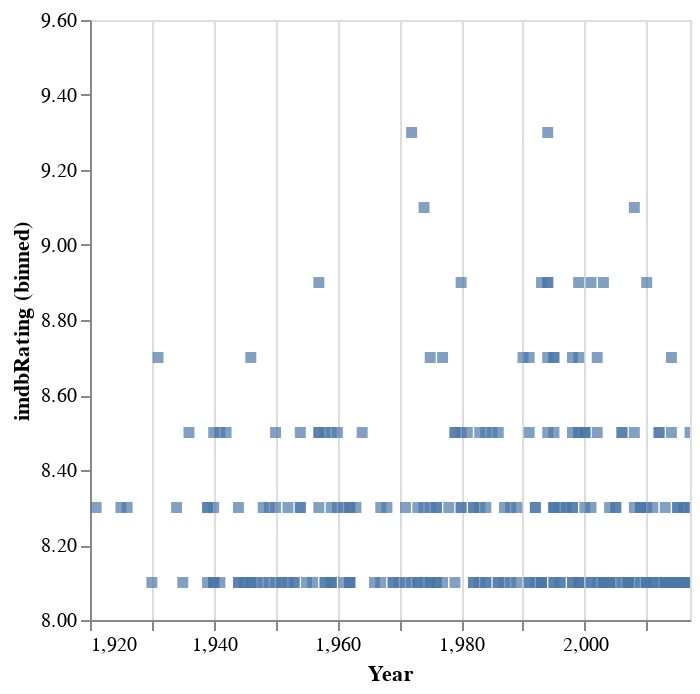

The code cell stored with this chart in its notebook:
### Markdown cell above
**Page3 Charts**

### Code cell
# Scatter plot with filled squares for all top 250 imdb
alt.Chart(imdb1).mark_square().encode(
      alt.X('Year', scale=alt.Scale(domain=[1920,2017])),
      alt.Y('imdbRating', bin=True),
      tooltip = ['Title','Year','Runtime','Genre','imdbRating']).interactive()

### Figure 1 — Vega-Lite specification as saved in the notebook (floating-point values rounded to 4 significant figures; data arrays with more than 128 entries replaced by an {"elided": "..."} marker saying what was removed)
{"data": {"name": "data-c74c963a965a96ccc1afb905a093ae6e"}, "mark": "square", "encoding": {"tooltip": [{"field": "Title", "type": "nominal"}, {"field": "Year", "type": "quantitative"}, {"field": "Runtime", "type": "nominal"}, {"field": "Genre", "type": "nominal"}, {"field": "imdbRating", "type": "quantitative"}], "x": {"field": "Year", "scale": {"domain": [1920, 2017]}, "type": "quantitative"}, "y": {"bin": true, "field": "imdbRating", "type": "quantitative"}}, "selection": {"selector043": {"type": "interval", "bind": "scales", "encodings": ["x", "y"]}}, "$schema": "https://vega.github.io/schema/vega-lite/v4.17.0.json", "datasets": {"data-c74c963a965a96ccc1afb905a093ae6e": {"elided": "250 records"}}}
